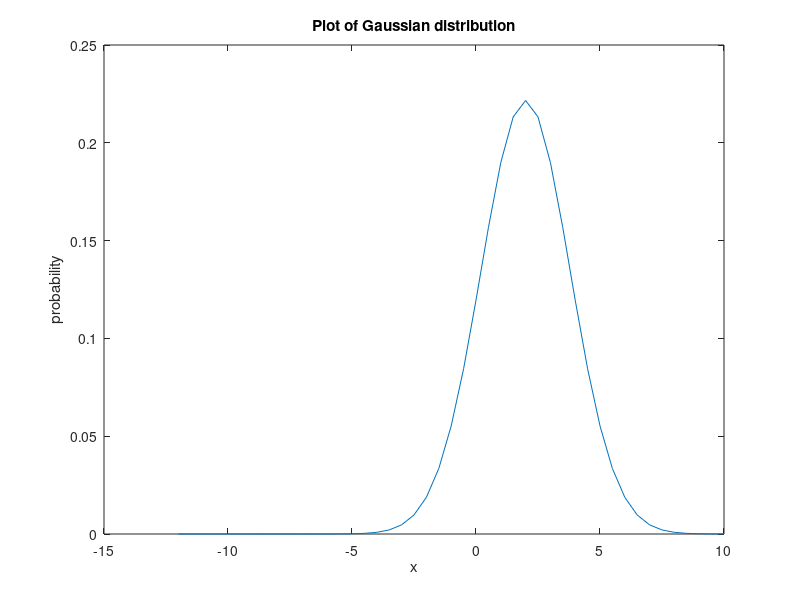

Source code (MATLAB):
mu = 2 % the mean
sigma = 1.8 % the standarad deviation
x = -12:0.5:10   % generating -12,-11.5,-11,-10.5,-10

dist = -0.5 * ((x - mu) / sigma) .^ 2 
scale = 1 / (sigma * sqrt(2*pi))
g = scale * exp(dist)	% Gaussian
figure
plot(x, g)
xlabel('x') % label the x and y axes
ylabel('probability')
title('Plot of Gaussian distribution')
